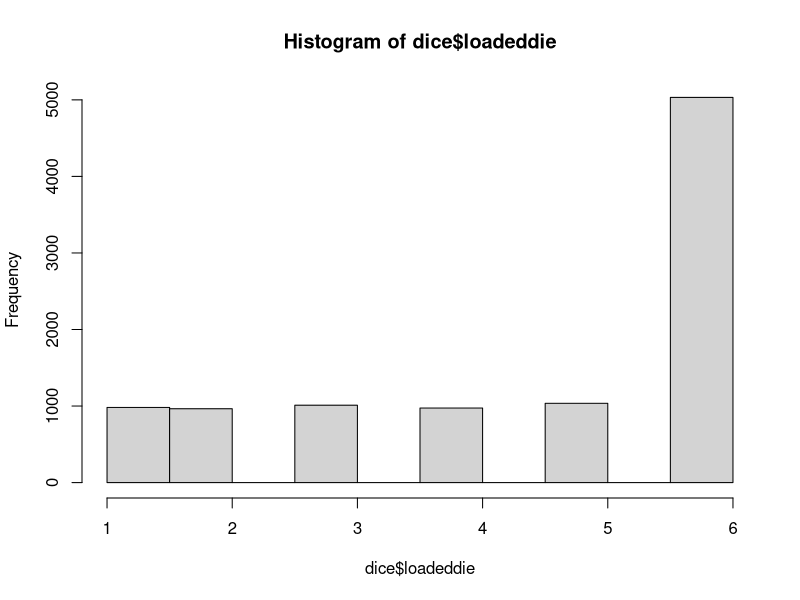
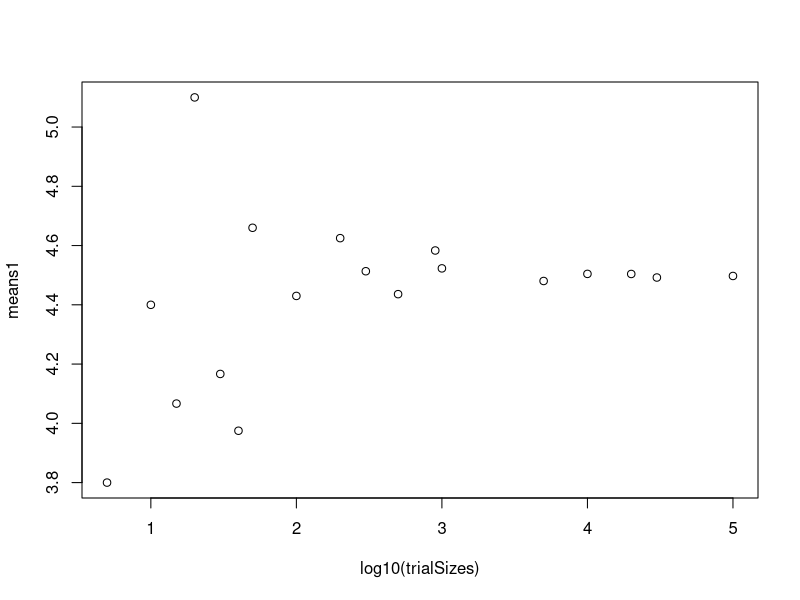
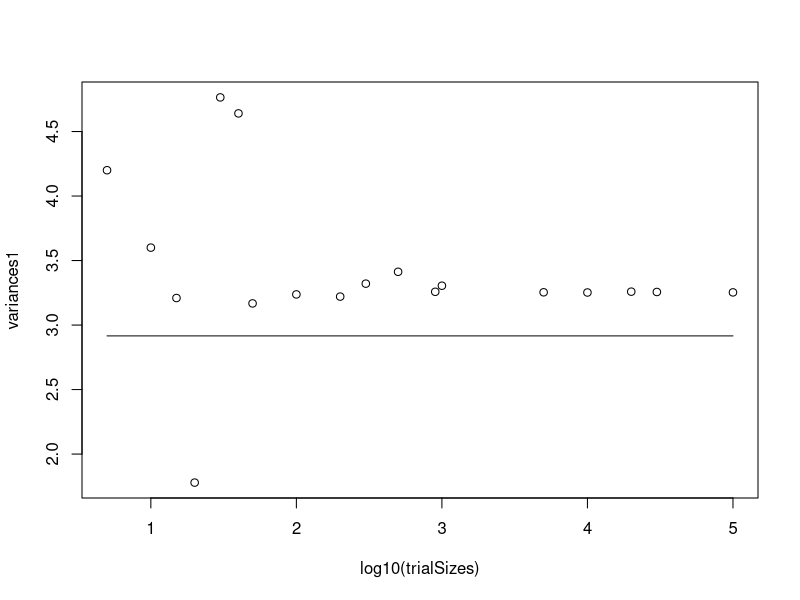

Write R code to recreate these figures, in order.
#Aneeta Uppal 
#Lab2 Loadeddie

#1
meandie <- (.1*1 + .1*2 + .1*3 + .1*4 + .1*5 +.5*6)/6
meandie
variancedie <- (.1*(1-meandie)^2) + (.1*(2-meandie)^2) + (.1*(3-meandie)^2) + (.1*(4-meandie)^2) + (.1*(5-meandie)^2) + (.5*(6-meandie)^2)
variancedie  

#2
diceroll <- function(x){
  loadeddie <- sample(1:6, x, replace = TRUE, prob=c(.1, .1, .1, .1, .1, .5))
  means <- mean(loadeddie)
  variance <-var(loadeddie)
  results = list(loadeddie = loadeddie, means = means, variance = variance)
  return (results)
}

#3
dice <- diceroll(10000)
hist(dice$loadeddie)
dice
#No the histagram does not follow uniform distribution since it is loaded. 

#4
##Note - I did not use your numbers exactly for trial sizes - kinda made up some of my own *** 
trialSizes<- c(5,10,15,20,30,40,50,100,200,300,500,900, 1000, 5000, 10000, 20000, 30000, 100000)
means1 <- vector(mode="double", length = length(trialSizes))
variances1 <- vector(mode="double", length=length(trialSizes))



for( i in 1:length(trialSizes) )
{
  rolls <- vector(length=trialSizes[i], mode = "double")
  for(j in 1:trialSizes[i])
  {
    rolls[j] <- sample(1:6, i, replace = TRUE, prob=c(.1, .1, .1, .1, .1, .5))
  }
  means1[i]<-mean(rolls)
  variances1[i]<- var(rolls)
  
}

plot(log10(trialSizes), means1)
lines(log10(trialSizes), rep(3.5, length(trialSizes)))

plot(log10(trialSizes), variances1)
lines(log10(trialSizes), rep(2.916, length(trialSizes)))

